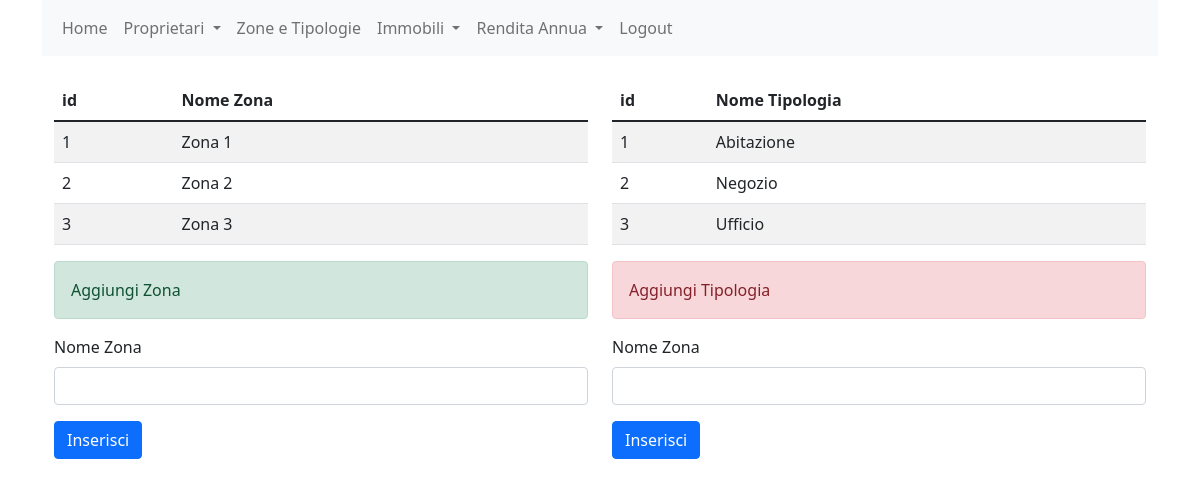
Screenshot of /p73e6/zone.php (signed in) with the database file from the repository.
### tables this page shows
CREATE TABLE `p73e6_zona` (
  `id` int(10) UNSIGNED NOT NULL,
  `nome` varchar(20) DEFAULT NULL
);

CREATE TABLE `p73e6_tipologia` (
  `id` int(10) UNSIGNED NOT NULL,
  `nome` varchar(20) DEFAULT NULL
);

### p73e6/require/funzioni.php (the view, shortened to what this page needs)
<?php
  function writeMenu(){
      echo("
      <nav class=\"navbar navbar-expand-lg navbar-light bg-light\">
      <div class=\"container-fluid\">
        <div class=\"collapse navbar-collapse\" id=\"navbarSupportedContent\">
          <ul class=\"navbar-nav me-auto mb-2 mb-lg-0\">
            <li class=\"nav-item\">
              <a class=\"nav-link\" aria-current=\"page\" href=\"index.php\">Home</a>
            </li>
            <li class=\"nav-item dropdown\">
              <a class=\"nav-link dropdown-toggle\" href=\"#\" id=\"navbarDropdown\" role=\"button\" data-bs-toggle=\"dropdown\" aria-expanded=\"false\">
              Proprietari
              </a>
            </li>
            <li class=\"nav-item\">
              <a class=\"nav-link\" href=\"zone.php\">Zone e Tipologie</a>
            </li>
            <li class=\"nav-item dropdown\">
              <a class=\"nav-link dropdown-toggle\" href=\"#\" id=\"navbarDropdown\" role=\"button\" data-bs-toggle=\"dropdown\" aria-expanded=\"false\">
              Immobili
              </a>
            </li>
            <li class=\"nav-item dropdown\">
              <a class=\"nav-link dropdown-toggle\" href=\"#\" id=\"navbarDropdown\" role=\"button\" data-bs-toggle=\"dropdown\" aria-expanded=\"false\">
              Rendita Annua
              </a>
            </li>
            <li class=\"nav-item\">
              <a class=\"nav-link\" href=\"index.php?sc=logout\">Logout</a>
            </li>
          </ul>
        </div>
      </div>
    </nav>
    <br />");
  }
  function showResultTable($resultSet, $caption=null, $detailPage=null, $detailCase=null, $editPage=null, $editCase=null, $deletePage=null, $deleteCase=null){
    if($resultSet && $resultSet->num_rows){
      $record = $resultSet->fetch_assoc();
      $keys = array_keys($record);
      echo("<table class=\"table table-striped\">");
        echo("<thead>");
          echo("<tr>");
            for($i=0; $i<count($keys); $i++)
              echo("<th scope=\"col\">".$keys[$i]."</th> ");
          echo("</tr>");
        echo("</thead>");
        echo("<tbody>");
        while($record){
          echo("<tr>");
          for($i=0; $i<count($keys); $i++)
            echo("<td>".$record[$keys[$i]]."</td>");
          echo("</tr>");
          $record = $resultSet->fetch_assoc();
        }
        echo("</tbody>");
      echo("</table>");
    }
  }
?>

### rows the page displays
p73e6_zona: id "1", nome "Zona 1"
p73e6_zona: id "2", nome "Zona 2"
p73e6_zona: id "3", nome "Zona 3"
p73e6_tipologia: id "1", nome "Abitazione"
p73e6_tipologia: id "2", nome "Negozio"
p73e6_tipologia: id "3", nome "Ufficio"

### other values shown
$keys[$i] "id"
$keys[$i] "Nome Zona"
$keys[$i] "Nome Tipologia"
